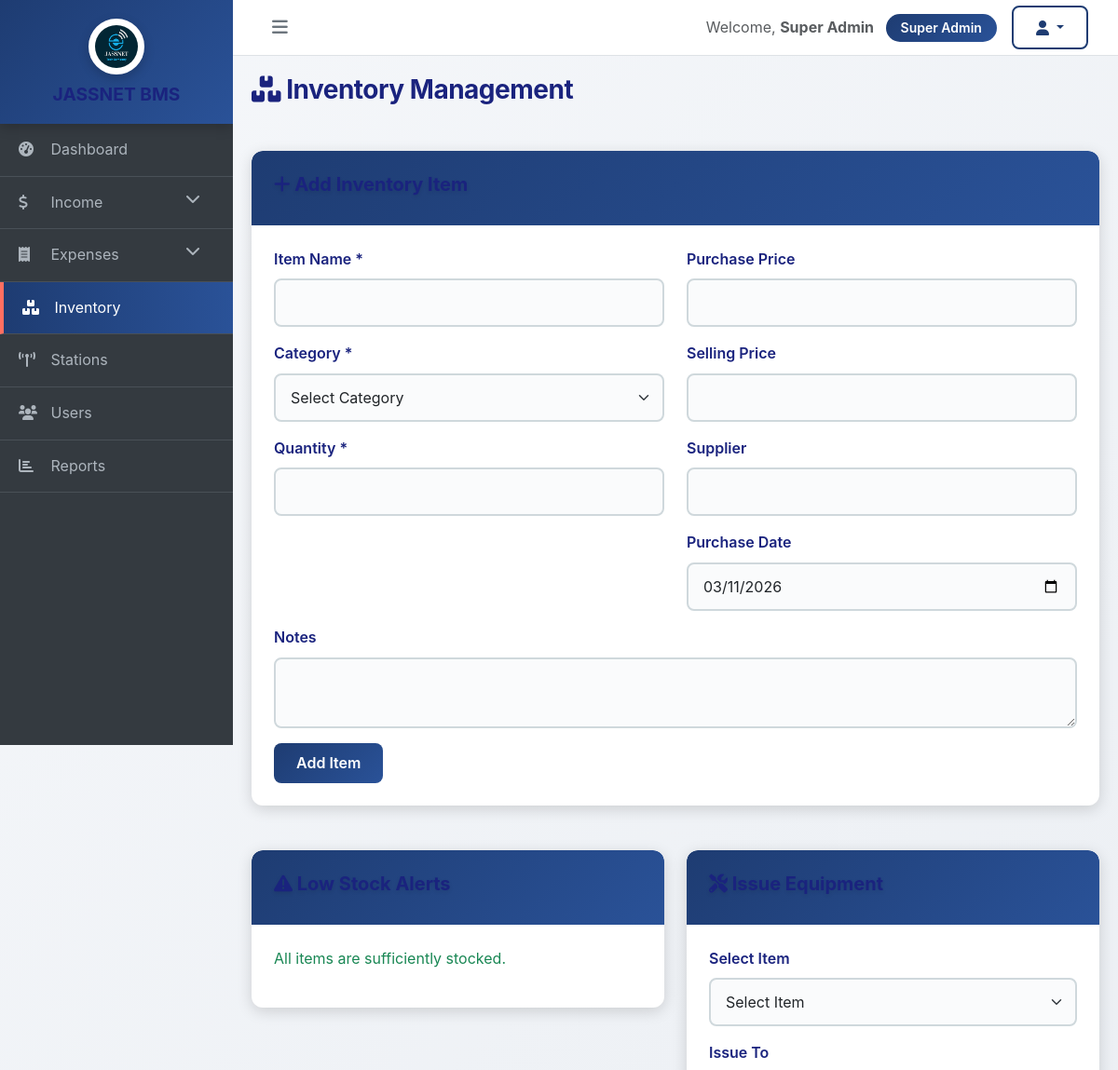
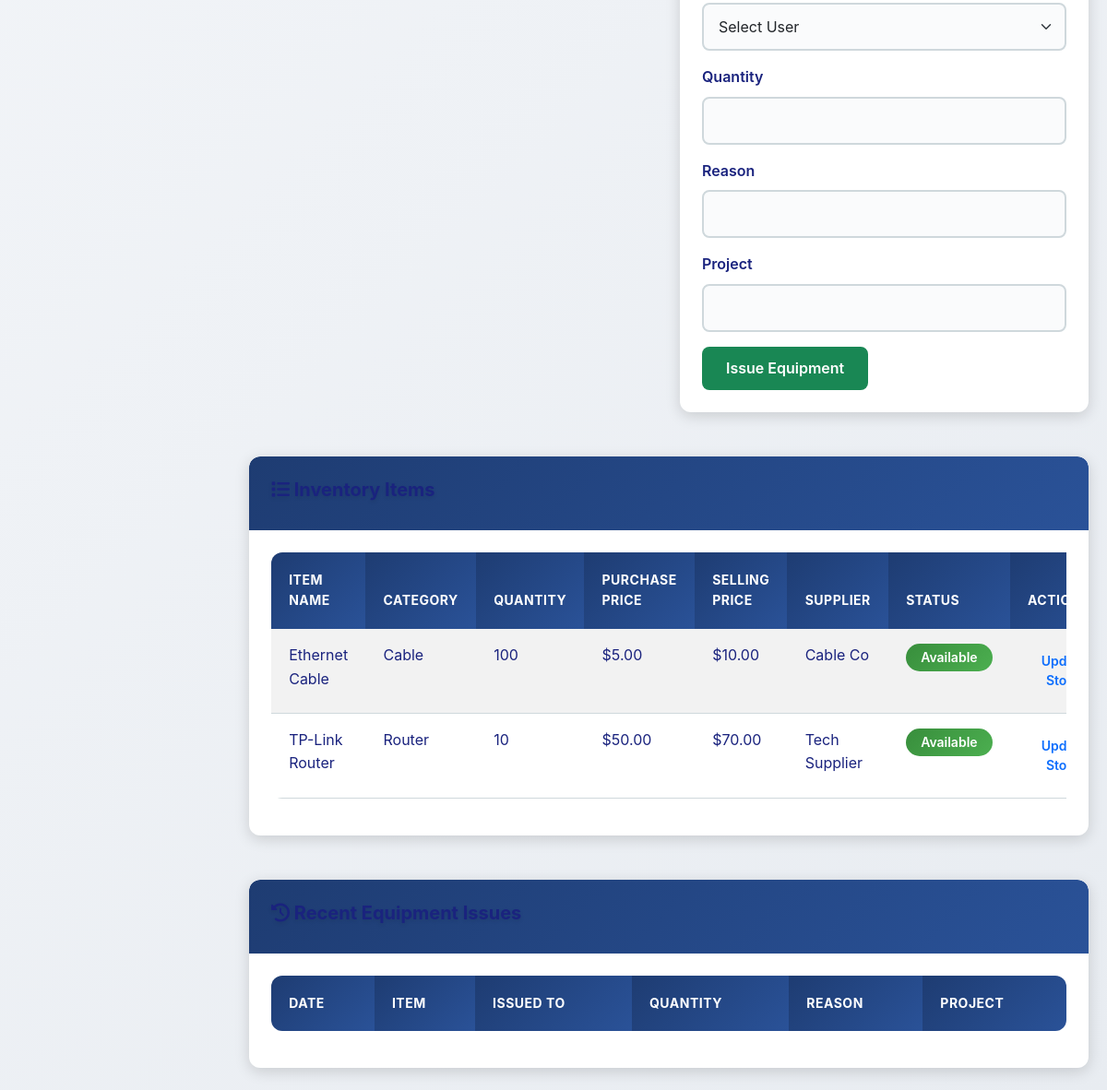
Page /pages/inventory.php (signed in) on the committed database (2 pictures, top to bottom).
### tables this page shows
CREATE TABLE inventory (
    id INT AUTO_INCREMENT PRIMARY KEY,
    item_name VARCHAR(100) NOT NULL,
    category ENUM('Router', 'Cable', 'Antenna', 'Tools', 'Accessories') NOT NULL,
    quantity INT NOT NULL,
    purchase_price DECIMAL(10,2),
    selling_price DECIMAL(10,2),
    supplier VARCHAR(100),
    purchase_date DATE,
    status ENUM('Available', 'Installed', 'Damaged') DEFAULT 'Available',
    notes TEXT
);

### includes/functions.php (called while the page is built, shortened)
<?php
require_once __DIR__ . '/../config.php';
function isLoggedIn() {
    return isset($_SESSION['user_id']);
}
function getCurrentUser() {
    global $conn;
    $stmt = $conn->prepare("SELECT * FROM users WHERE id = ?");
    $stmt->bind_param("i", $_SESSION['user_id']);
    $stmt->execute();
    $result = $stmt->get_result();
    return $result->fetch_assoc();
}
function hasPermission($required_roles) {
    $user = getCurrentUser();
    $userRoles = array_map('trim', explode(',', $user['role']));
    $lowerRoles = array_map('strtolower', $userRoles);
    if (in_array('super admin', $lowerRoles) || in_array('superadmin', $lowerRoles)) {
        return true;
    }
    return false;
}
?>

### pages/inventory.php (the view, shortened to what this page needs)
<?php
require_once '../includes/functions.php';
$inventory_items = $conn->query("SELECT * FROM inventory ORDER BY item_name");
$low_stock_items = $conn->query("SELECT * FROM inventory WHERE quantity < 5 ORDER BY quantity ASC");
?>
<?php include '../includes/header.php'; ?>
<div class="row mb-4">
    <div class="col-md-12">
        <h2><i class="fas fa-boxes"></i> Inventory Management</h2>
    </div>
</div>
<?php if (hasPermission(['Store Keeper'])): ?>
<div class="row mb-4">
    <div class="col-md-12">
        <div class="card">
            <div class="card-header">
                <h5><i class="fas fa-plus"></i> Add Inventory Item</h5>
            </div>
            <div class="card-body">
                <form method="POST">
                    <div class="row">
                        <div class="col-md-6">
                            <div class="mb-3">
                                <label for="item_name" class="form-label">Item Name *</label>
                                <input type="text" class="form-control" id="item_name" name="item_name" required>
                            </div>
                            <div class="mb-3">
                                <label for="category" class="form-label">Category *</label>
                                <select class="form-select" id="category" name="category" required>
                                    <option value="">Select Category</option>
                                </select>
                            </div>
                            <div class="mb-3">
                                <label for="quantity" class="form-label">Quantity *</label>
                                <input type="number" class="form-control" id="quantity" name="quantity" min="0" required>
                            </div>
                        </div>
                        <div class="col-md-6">
                            <div class="mb-3">
                                <label for="purchase_price" class="form-label">Purchase Price</label>
                                <input type="number" class="form-control" id="purchase_price" name="purchase_price" step="0.01" min="0">
                            </div>
                            <div class="mb-3">
                                <label for="selling_price" class="form-label">Selling Price</label>
                                <input type="number" class="form-control" id="selling_price" name="selling_price" step="0.01" min="0">
                            </div>
                            <div class="mb-3">
                                <label for="supplier" class="form-label">Supplier</label>
                                <input type="text" class="form-control" id="supplier" name="supplier">
                            </div>
                            <div class="mb-3">
                                <label for="purchase_date" class="form-label">Purchase Date</label>
                                <input type="date" class="form-control" id="purchase_date" name="purchase_date" value="<?php echo date('Y-m-d'); ?>">
                            </div>
                        </div>
                    </div>
                    <div class="mb-3">
                        <label for="notes" class="form-label">Notes</label>
                        <textarea class="form-control" id="notes" name="notes" rows="2"></textarea>
                    </div>
                    <button type="submit" name="add_inventory" class="btn btn-primary">Add Item</button>
                </form>
            </div>
        </div>
    </div>
</div>
<?php endif; ?>
<div class="row mb-4">
    <div class="col-md-6">
        <div class="card">
            <div class="card-header">
                <h5><i class="fas fa-exclamation-triangle"></i> Low Stock Alerts</h5>
            </div>
            <div class="card-body">
                <?php if ($low_stock_items->num_rows > 0): ?>
                    <div class="list-group">
                        <?php while ($item = $low_stock_items->fetch_assoc()): ?>
                            <div class="list-group-item list-group-item-warning">
                                <strong><?php echo htmlspecialchars($item['item_name']); ?></strong> - Only <?php echo $item['quantity']; ?> left
                            </div>
                        <?php endwhile; ?>
                    </div>
                <?php else: ?>
                    <p class="text-success">All items are sufficiently stocked.</p>
                <?php endif; ?>
            </div>
        </div>
    </div>
    <div class="col-md-6">
        <div class="card">
            <div class="card-header">
                <h5><i class="fas fa-tools"></i> Issue Equipment</h5>
            </div>
            <div class="card-body">
                <form method="POST">
                    <div class="mb-3">
                        <label for="issue_item_id" class="form-label">Select Item</label>
                        <select class="form-select" id="issue_item_id" name="item_id" required>
                            <option value="">Select Item</option>
                        </select>
                    </div>
                    <div class="mb-3">
                        <label for="requested_by" class="form-label">Issue To</label>
                        <select class="form-select" id="requested_by" name="requested_by" required>
                            <option value="">Select User</option>
                        </select>
                    </div>
                    <div class="mb-3">
                        <label for="quantity_issued" class="form-label">Quantity</label>
                        <input type="number" class="form-control" id="quantity_issued" name="quantity_issued" min="1" required>
                    </div>
                    <div class="mb-3">
                        <label for="issue_reason" class="form-label">Reason</label>
                        <input type="text" class="form-control" id="issue_reason" name="reason" required>
                    </div>
                    <div class="mb-3">
                        <label for="issue_project" class="form-label">Project</label>
                        <input type="text" class="form-control" id="issue_project" name="project">
                    </div>
                    <button type="submit" name="issue_equipment" class="btn btn-success">Issue Equipment</button>
                </form>
            </div>
        </div>
    </div>
</div>
<div class="row mb-4">
    <div class="col-md-12">
        <div class="card">
            <div class="card-header">
                <h5><i class="fas fa-list"></i> Inventory Items</h5>
            </div>
            <div class="card-body">
                <div class="table-responsive">
                    <table class="table table-striped">
                        <thead>
                            <tr>
                                <th>Item Name</th>
                                <th>Category</th>
                                <th>Quantity</th>
                                <th>Purchase Price</th>
                                <th>Selling Price</th>
                                <th>Supplier</th>
                                <th>Status</th>
                                <th>Actions</th>
                            </tr>
                        </thead>
                        <tbody>
                            <?php while ($item = $inventory_items->fetch_assoc()): ?>
                            <tr>
                                <td><?php echo htmlspecialchars($item['item_name']); ?></td>
                                <td><?php echo htmlspecialchars($item['category']); ?></td>
                                <td>
                                    <span class="<?php echo $item['quantity'] < 5 ? 'text-danger fw-bold' : ''; ?>">
                                        <?php echo $item['quantity']; ?>
                                    </span>
                                </td>
                                <td>$<?php echo number_format($item['purchase_price'], 2); ?></td>
                                <td>$<?php echo number_format($item['selling_price'], 2); ?></td>
                                <td><?php echo htmlspecialchars($item['supplier']); ?></td>
                                <td>
                                    <span class="badge bg-<?php echo $item['status'] == 'Available' ? 'success' : ($item['status'] == 'Damaged' ? 'danger' : 'warning'); ?>">
                                        <?php echo $item['status']; ?>
                                    </span>
                                </td>
                                <td>
                                    <button class="btn btn-sm btn-outline-primary" onclick="updateStock(<?php echo $item['id']; ?>, '<?php echo htmlspecialchars($item['item_name']); ?>', <?php echo $item['quantity']; ?>)">Update Stock</button>
                                </td>
                            </tr>
                            <?php endwhile; ?>
                        </tbody>
                    </table>
                </div>
            </div>
        </div>
    </div>
</div>
<div class="row">
    <div class="col-md-12">
        <div class="card">
            <div class="card-header">
                <h5><i class="fas fa-history"></i> Recent Equipment Issues</h5>
            </div>
            <div class="card-body">
                <div class="table-responsive">
                    <table class="table table-striped">
                        <thead>
                            <tr>
                                <th>Date</th>
                                <th>Item</th>
                                <th>Issued To</th>
                                <th>Quantity</th>
                                <th>Reason</th>
                                <th>Project</th>
                            </tr>
                        </thead>
                    </table>
                </div>
            </div>
        </div>
    </div>
</div>
<?php include '../includes/footer.php'; ?>

### rows in the picture
inventory: item_name "Ethernet Cable", category "Cable", quantity "100", purchase_price "5.00", selling_price "10.00", supplier "Cable Co", status "Available"
inventory: item_name "TP-Link Router", category "Router", quantity "10", purchase_price "50.00", selling_price "70.00", supplier "Tech Supplier", status "Available"

### other values in the picture
$_SESSION['full_name'] "Super Admin"
$_SESSION['role'] "Super Admin"
